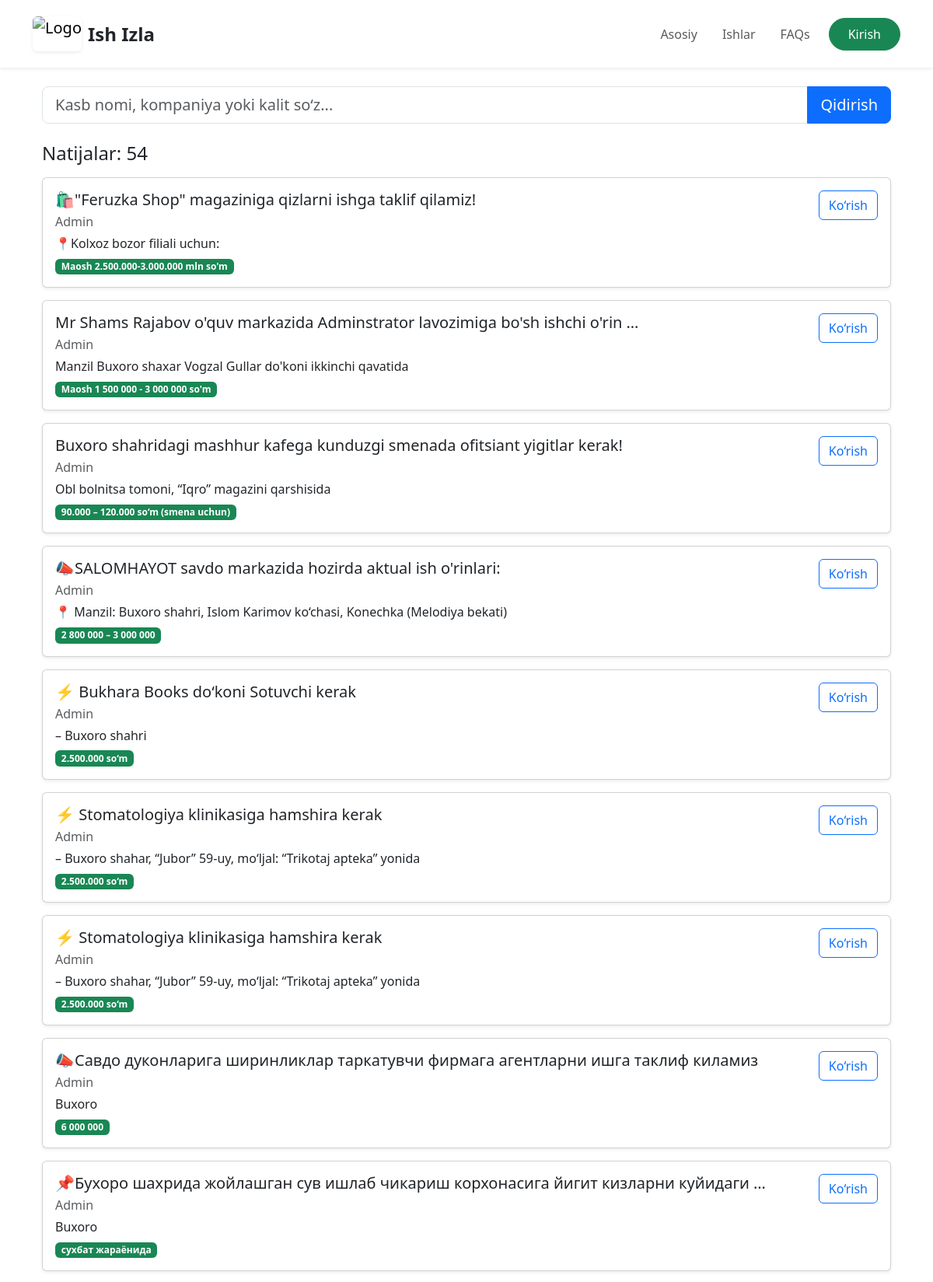
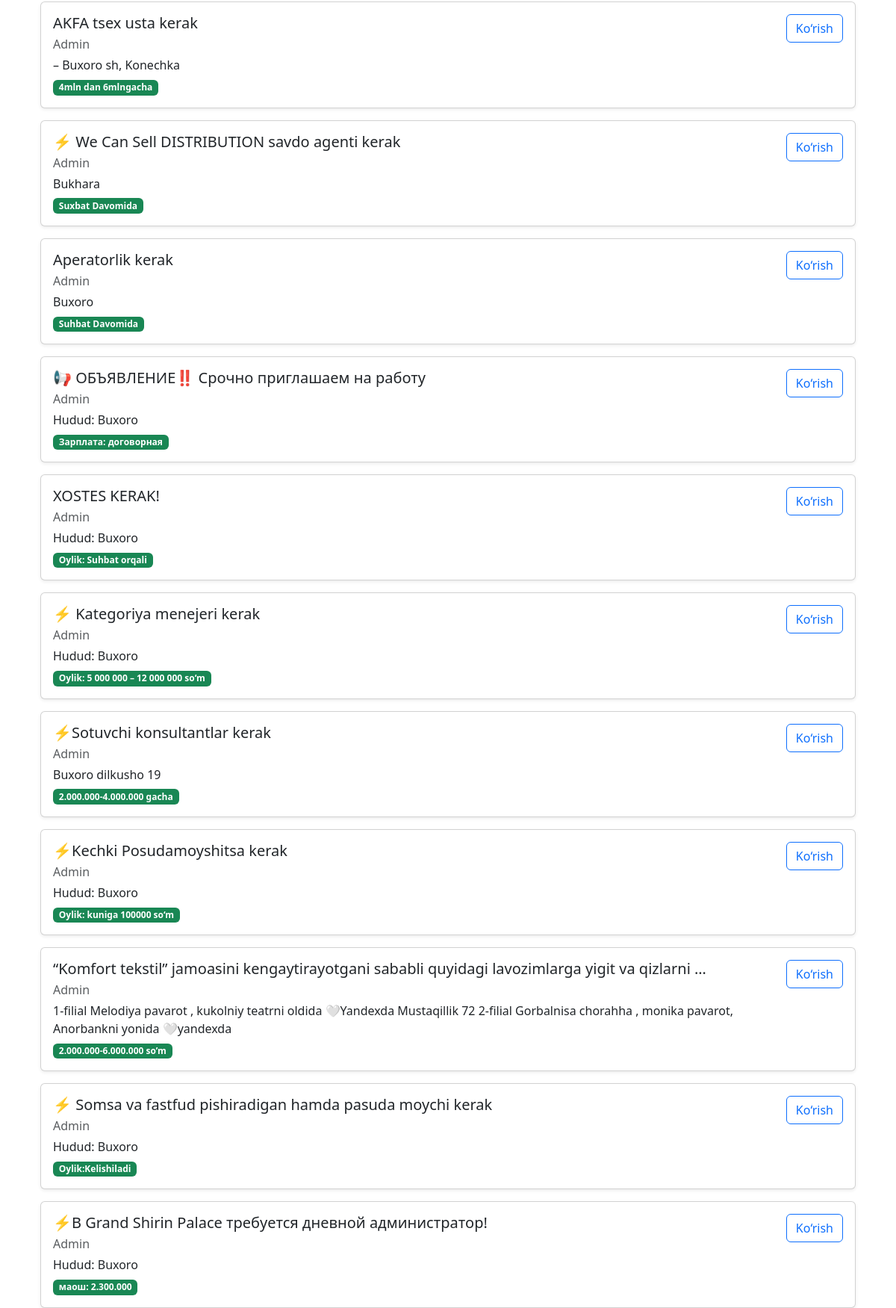
The app's page /search/ (upper part) with its own data (2 pictures, top to bottom).
### advertisement/models.py (models this page shows, shortened)
class Job(models.Model):
    employer = models.ForeignKey(EmployerProfile, on_delete=models.CASCADE, related_name="jobs")
    category = models.ForeignKey(CategoryModel,on_delete=models.CASCADE,verbose_name='Kategorya')
    title = models.CharField(max_length=255,verbose_name='Sarlovha')
    description = models.TextField(verbose_name='Tasnif')
    salary = models.CharField(max_length=100, blank=True, null=True,verbose_name='Maosh')
    created_at = models.DateTimeField(auto_now_add=True)
    location = models.CharField(max_length=155,verbose_name='Manzil')
    phone_number = models.CharField(max_length=14,default='998992606296',verbose_name='Telefon raqam')
    class Meta:
        ordering = ['-created_at']

class EmployerProfile(models.Model):
    user = models.OneToOneField(CustomUser,on_delete=models.CASCADE,related_name='employer')
    company_name = models.CharField(max_length=255)
    description = models.TextField()
    logo = models.ImageField(upload_to='employers_logos/',null=True,blank=True)

### core/views.py (the view)
# urls.py: path('search/',SearchView.as_view(),name="search"),
class SearchView(View):
    def get(self, request):
        query = request.GET.get("q", "")
        jobs = Job.objects.all()
        if query:
            jobs = jobs.filter(title__icontains=query) | jobs.filter(description__icontains=query)
        context = {
            "query": query,
            "jobs": jobs
        }
        return render(request, "category/search.html", context)

### templates/category/search.html (shortened to what this page needs)
{% extends 'base.html' %}
{% block content %}
<div class="container mt-4">
    <form method="GET" action="{% url 'search' %}">
        <div class="input-group mb-4">
            <input type="text" class="form-control form-control-lg"
                placeholder="Kasb nomi, kompaniya yoki kalit so‘z..." name="q" value="{{ query }}">
            <button class="btn btn-primary btn-lg" type="submit">Qidirish</button>
        </div>
    </form>
    <h4 class="mb-3">Natijalar: {{ jobs.count }}</h4>
    {% for job in jobs %}
    <div class="card mb-3 shadow-sm p-3">
        <div class="d-flex justify-content-between">
            <div>
                <h5 class="mb-1">{{ job.title|default:"Sarlovha mavjud emas"|truncatewords:10 }}</h5>
                <p class="text-muted mb-1">{{ job.employer.company_name }}</p>
                <p class="mb-1">
                     {{ job.location }}
                </p>
                <span class="badge bg-success">
                    {{ job.salary|default:"Kelishiladi" }}
                </span>
            </div>
            <div class="text-end">
                <a href="{% url 'job:job-detail' job.pk %}" class="btn btn-outline-primary">
                    Ko‘rish
                </a>
            </div>
        </div>
    </div>
    {% empty %}
    <p class="text-muted">Hech qanday ish topilmadi 😕</p>
    {% endfor %}
</div>
{% endblock %}

### records on screen
Job: title "🛍\"Feruzka Shop\" magaziniga qizlarni ishga taklif qilamiz!", employer.company_name "Admin", location "📍Kolxoz bozor filiali uchun:", salary "Maosh 2.500.000-3.000.000 mln so'm"
Job: title "Mr Shams Rajabov o'quv markazida Adminstrator lavozimiga bo'sh ishchi o'rin …", employer.company_name "Admin", location "Manzil Buxoro shaxar Vogzal Gullar do'koni ikkinchi qavatida", salary "Maosh 1 500 000 - 3 000 000 so'm"
Job: title "Buxoro shahridagi mashhur kafega kunduzgi smenada ofitsiant yigitlar kerak!", employer.company_name "Admin", location "Obl bolnitsa tomoni, “Iqro” magazini qarshisida", salary "90.000 – 120.000 so‘m (smena uchun)"
Job: title "📣SALOMHAYOT savdo markazida hozirda aktual ish o'rinlari:", employer.company_name "Admin", location "📍 Manzil: Buxoro shahri, Islom Karimov ko‘chasi, Konechka (Melodiya bekati)", salary "2 800 000 – 3 000 000"
Job: title "⚡️ Bukhara Books do‘koni Sotuvchi kerak", employer.company_name "Admin", location "– Buxoro shahri", salary "2.500.000 so‘m"
Job: title "⚡️ Stomatologiya klinikasiga hamshira kerak", employer.company_name "Admin", location "– Buxoro shahar, “Jubor” 59-uy, mo‘ljal: “Trikotaj apteka” yonida", salary "2.500.000 so‘m"
Job: title "⚡️ Stomatologiya klinikasiga hamshira kerak", employer.company_name "Admin", location "– Buxoro shahar, “Jubor” 59-uy, mo‘ljal: “Trikotaj apteka” yonida", salary "2.500.000 so‘m"
Job: title "📣Савдо дуконларига ширинликлар таркатувчи фирмага агентларни ишга таклиф киламиз", employer.company_name "Admin", location "Buxoro", salary "6 000 000"
Job: title "📌Бухоро шахрида жойлашган сув ишлаб чикариш корхонасига йигит кизларни куйидаги …", employer.company_name "Admin", location "Buxoro", salary "сухбат жараёнида"
Job: title "AKFA tsex usta kerak", employer.company_name "Admin", location "– Buxoro sh, Konechka", salary "4mln dan 6mlngacha"
Job: title "⚡️ We Can Sell DISTRIBUTION savdo agenti kerak", employer.company_name "Admin", location "Bukhara", salary "Suxbat Davomida"
Job: title "Aperatorlik kerak", employer.company_name "Admin", location "Buxoro", salary "Suhbat Davomida"
Job: title "📢 ОБЪЯВЛЕНИЕ‼️ Срочно приглашаем на работу", employer.company_name "Admin", location "Hudud: Buxoro", salary "Зарплата: договорная"
Job: title "XOSTES KERAK!", employer.company_name "Admin", location "Hudud: Buxoro", salary "Oylik: Suhbat orqali"
Job: title "⚡️ Kategoriya menejeri kerak", employer.company_name "Admin", location "Hudud: Buxoro", salary "Oylik: 5 000 000 – 12 000 000 so‘m"
Job: title "⚡️Sotuvchi konsultantlar kerak", employer.company_name "Admin", location "Buxoro dilkusho 19", salary "2.000.000-4.000.000 gacha"
Job: title "⚡️Kechki Posudamoyshitsa kerak", employer.company_name "Admin", location "Hudud: Buxoro", salary "Oylik: kuniga 100000 so‘m"
Job: title "“Komfort tekstil” jamoasini kengaytirayotgani sababli quyidagi lavozimlarga yigit va qizlarni …", employer.company_name "Admin", location "1-filial Melodiya pavarot , kukolniy teatrni oldida 🤍Yandexda Mustaqillik 72 2-filial Gorbalnisa chorahha , monika pavarot, Anorbankni yonida 🤍yandexda", salary "2.000.000-6.000.000 so’m"
Job: title "⚡️ Somsa va fastfud pishiradigan hamda pasuda moychi kerak", employer.company_name "Admin", location "Hudud: Buxoro", salary "Oylik:Kelishiladi"
Job: title "⚡️В Grand Shirin Palace требуется дневной администратор!", employer.company_name "Admin", location "Hudud: Buxoro", salary "маош: 2.300.000"

### other values on screen
{{ jobs.count }} "54"
